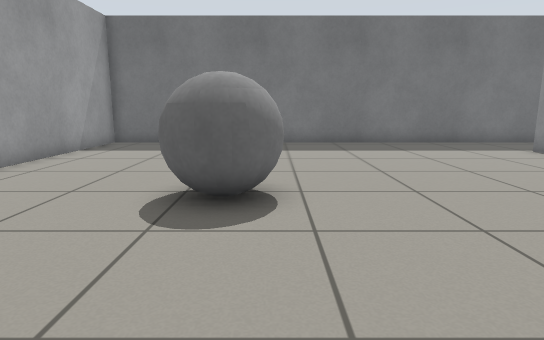
view 1 (above)

16 first-person views from a walk through a Gazebo world. The camera is 0.72 m above the floor, tilts 10° down and sees 75° across. The floor is counted in squares, 0.5 m on a side. Each view is taken from the middle of a square. On the plan, view 1 faces up. The plan holds only what a view shows up to about 15 squares ahead; the rest is blank.

view 2
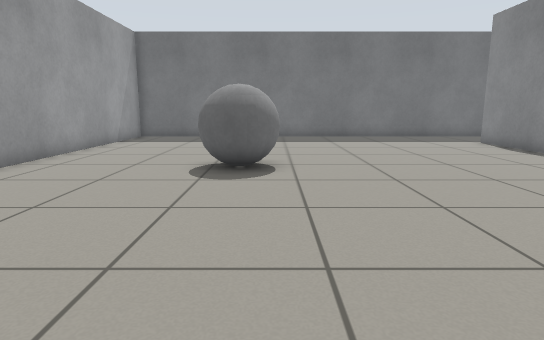

view 3
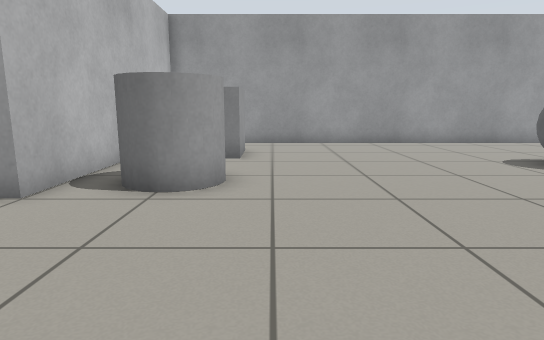

view 4
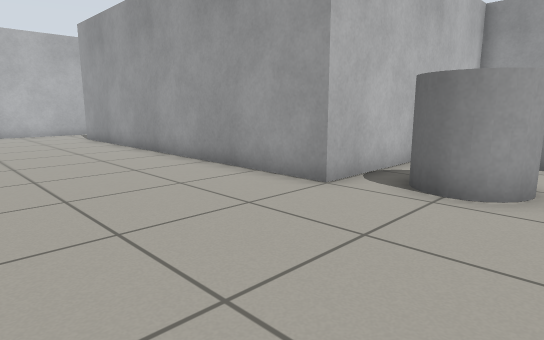

view 5
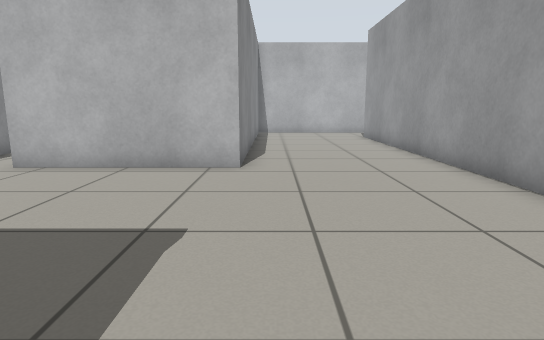

view 6
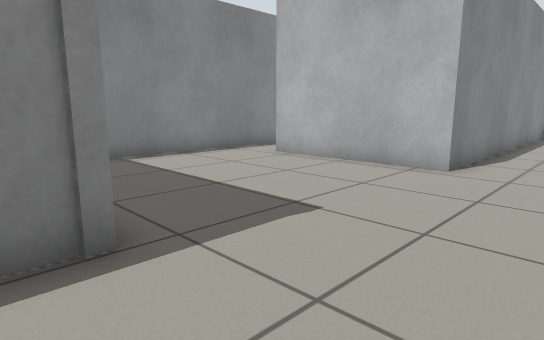

view 7
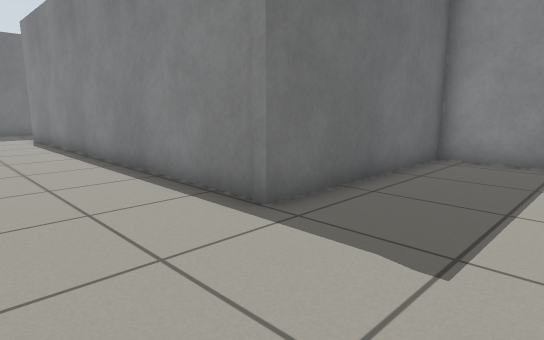

view 8
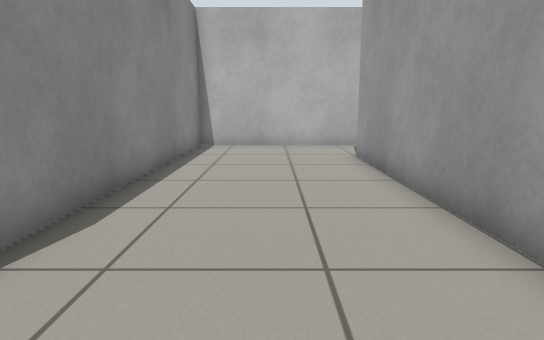

view 9
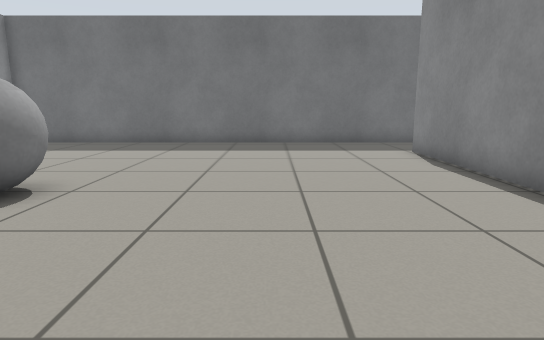

view 10
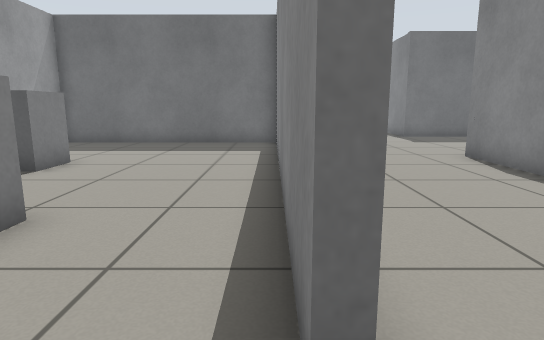

view 11
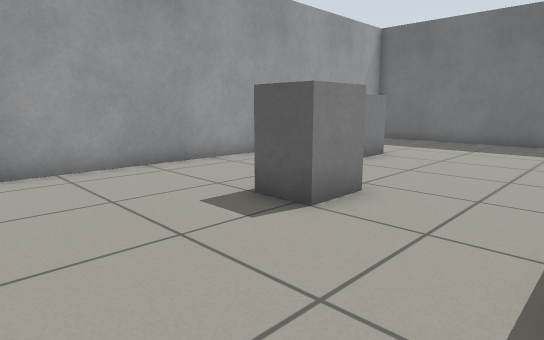

view 12
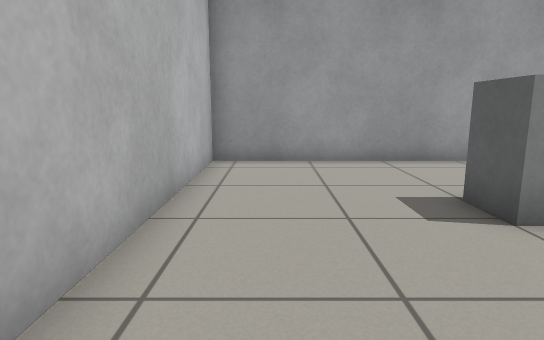

view 13
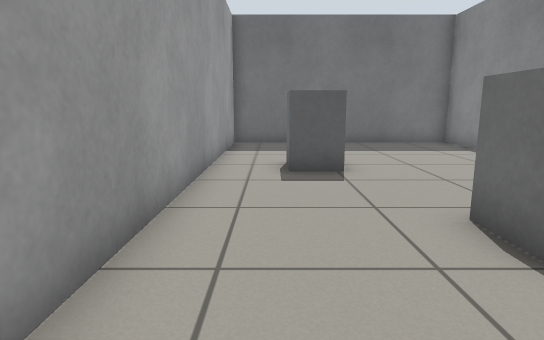

view 14
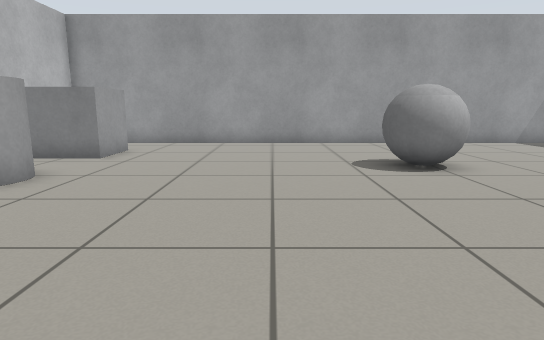

view 15
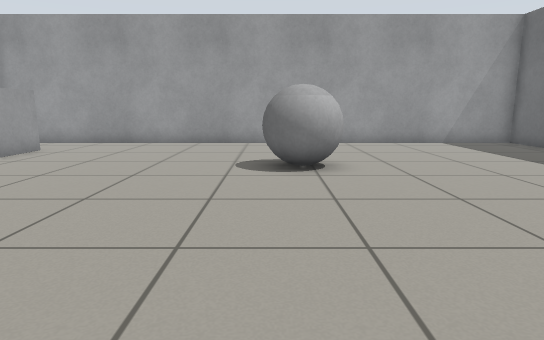

view 16
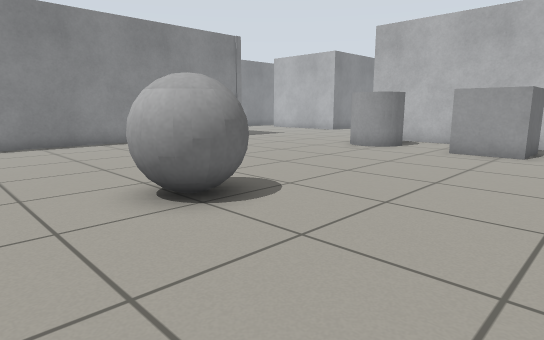

### Floor plan
Key: @ floor where view 1 was taken; # wall or solid block; . floor; B grey ball; G grey box; C grey cylinder.
Columns run from 7 left of view 1 to 16 right of it. Each row starts with its distance up from view 1.
 15 ###################
 14 #.................
 13 #.................
 12 #................
 11 #...............#
 10 #...............#
  9 #...............#
  8 #...............#
  7 #.....B.........#
  6 #....BBB........#
  5 #.....BB........#
  4 #...............#
  3 #...............#
  2 #...............#
  1 #...............#
  0 #......@........#
 -1 #...............#
 -2 #...............#
 -3 #..GGG..C.......########
 -4 #. G G.C C.............#
 -5 #  G G..C..............#
 -6 ##########.............#
 -7 #........#.............#
 -8 #........#.............#
 -9 #........#.............#
-10 #........#.............#
-11 #........#.....######..#
-12 #..G.....#.....#     ..#
-13 #..G.....#.....#      .#
-14 #........#.....#
-15 #........#.....#
-16 #........#.....#
-17 #....GG..#.....#
-18 #....GG..#.....#
-19 #........#.....#
-20 #..............#
-21 #..............#
-22 #..............#
-23 ################

Where each view was taken, in squares from view 1:
view 1: 0 up, 0 right, facing up
view 2: 3 down, 0 right, facing up
view 3: 2 down, 8 right, facing left
view 4: 2 down, 8 right, facing down-left
view 5: 2 down, 7 right, facing down
view 6: 2 down, 5 right, facing down-right
view 7: 7 down, 5 right, facing up-right
view 8: 9 down, 5 right, facing down
view 9: 0 up, 4 right, facing up
view 10: 21 down, 2 right, facing up
view 11: 22 down, 2 right, facing up-left
view 12: 21 down, 3 right, facing left
view 13: 21 down, 5 left, facing up
view 14: 2 up, 8 right, facing left
view 15: 5 up, 8 right, facing left
view 16: 9 up, 6 left, facing down-right
